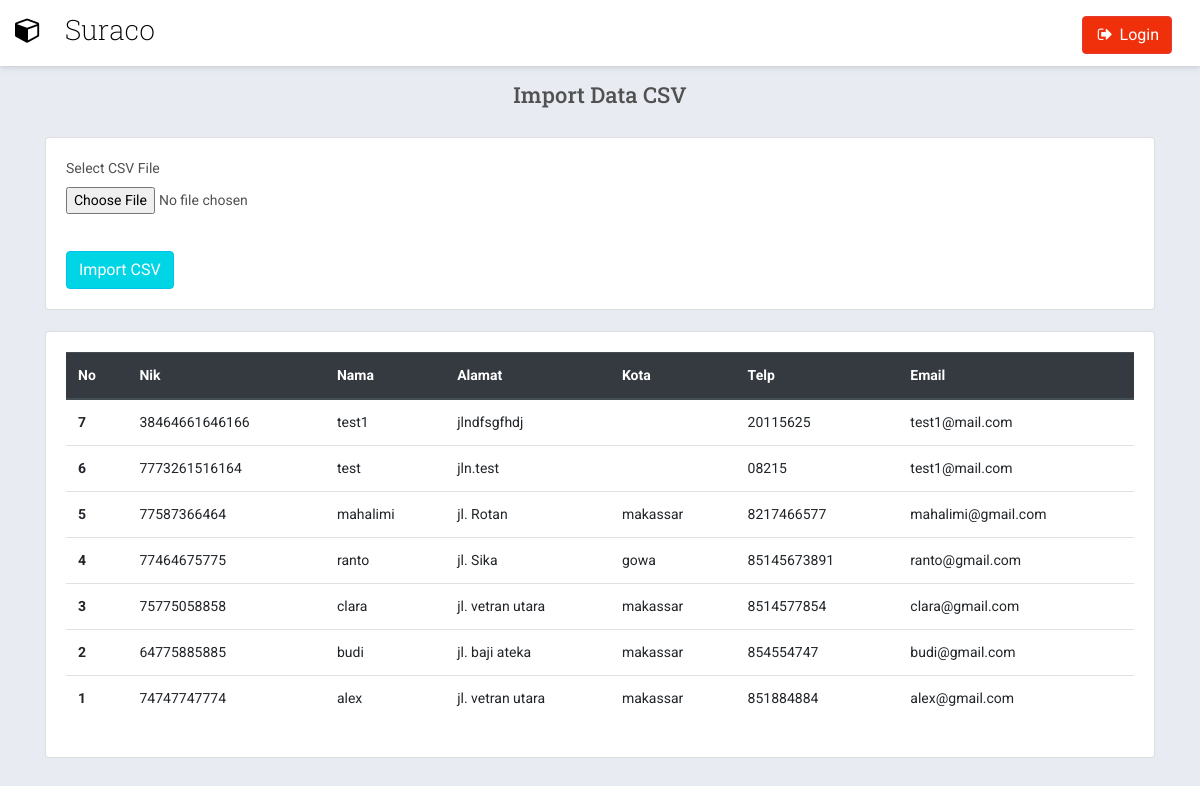
/index.php/importdata, run on the app's committed database.
### tables this page shows
CREATE TABLE `konsumen` (
  `id` int(11) NOT NULL,
  `nik` char(20) NOT NULL,
  `nama` varchar(100) NOT NULL,
  `alamat` varchar(100) NOT NULL,
  `kota` varchar(30) NOT NULL,
  `telp` varchar(13) NOT NULL,
  `email` varchar(50) NOT NULL
);

### application/controllers/Importdata.php (called while the page is built, shortened)
<?php
class Importdata extends CI_Controller {
	public function __construct(){
		$this->load->model('csv_import_model');
		$this->load->library('csvimport');
	}
	function index()
	{
		$data['info'] = $this->csv_import_model->tampilkan();
		$data['judul'] = "Import Data";
		$this->load->view('templates/header', $data);
		$this->load->view('import',$data);
		$this->load->view('templates/footer');
	}
}

### index.php (called while the page is built, shortened)
<?php
require_once BASEPATH.'core/CodeIgniter.php';

### application/models/Csv_import_model.php (called while the page is built, shortened)
<?php
class Csv_import_model extends CI_Model
{
	function tampilkan()
	{
		$query = $this->db->query("SELECT * From konsumen order by id desc");
		return $query->result_array();
	}
}

### application/views/import.php (the view, shortened to what this page needs)
<div class="container box mt-3">
  <h3 align="center">Import Data CSV</h3>
  <br />
  <div class="card">
    <div class="card-body">
      <form method="post" id="import_csv" enctype="multipart/form-data">
        <div class="form-group">
          <label for="csv_file">Select CSV File</label><br>
          <input type="file" name="csv_file" id="csv_file" required accept=".csv" />
        </div>
        <br />
        <button type="submit" name="import_csv" class="btn btn-info" id="import_csv_btn">Import CSV</button>
      </form>
    </div>
  </div>
  <br/>
  <div class="card">
    <div class="card-body">
      <table class="table">
        <thead class="thead-dark">
          <tr>
            <th scope="col">No</th>
            <th scope="col">Nik</th>
            <th scope="col">Nama</th>
            <th scope="col">Alamat</th>
            <th scope="col">Kota</th>
            <th scope="col">Telp</th>
            <th scope="col">Email</th>
          </tr>
        </thead>
        <tbody>
          <?php foreach ($info as $c): ?>
          <tr>
            <th scope="row"><?= $c['id'] ?></th>
            <td><?= $c['nik'] ?></td>
            <td><?= $c['nama'] ?></td>
            <td><?= $c['alamat'] ?></td>
            <td><?= $c['kota'] ?></td>
            <td><?= $c['telp'] ?></td>
            <td><?= $c['email'] ?></td>
          </tr>
        <?php endforeach; ?>
        </tbody>
      </table>
    </div>
  </div>
</div>

### application/views/templates/header.php (shortened to what this page needs)
<!doctype html>
<html lang="en">
<head>
  <link rel="stylesheet" href="https://stackpath.bootstrapcdn.com/bootstrap/4.3.1/css/bootstrap.min.css">
  <link href="<?= base_url().'assets/css/style.css' ?>" rel="stylesheet">
  <link href="<?= base_url().'assets/css/custom_style.css' ?>" rel="stylesheet">
  <link href="<?= base_url().'assets/plugins/font-awesome/css/font-awesome.min.css' ?>" rel="stylesheet">
</head>
<body>
  <header id="navbar">
    <div id="navbar-container" class="boxed">
      <div class="navbar-header">
        <div class="navbar-brand">
          <i class="fa fa-cube brand-icon"></i>
          <div class="brand-title">
            <span class="brand-text">Suraco</span>
          </div>
        </div>
      </div>
      <div class="navbar-content clearfix">
        <ul class="navbar-top-links pull-left">
        </ul>
        <ul class="nav navbar-top-links pull-right">
          <div class="container mt-3">
            <?php if (isset($this->session->uid)) {?>
            <a class="btn btn-danger my-2 my-sm-0" onclick="return confirm('yakin?');" href="<?= base_url().'logout'; ?>"><i class="fa fa-sign-out fa-fw"></i> Logout</a>
          <?php }else{ ?>
            <a class="btn btn-danger my-2 my-sm-0" onclick="return confirm('yakin?');" href="<?= base_url().'login'; ?>"><i class="fa fa-sign-out fa-fw"></i> Login</a>
          <?php } ?>
          </div>
        </ul>
      </div>
    </div>
  </header>

### application/views/templates/footer.php (shortened to what this page needs)
</body>
</html>

### assets/css/custom_style.css (style rules this page uses)
#navbar { position: static; }

### data on the page
konsumen: id "7", nik "38464661646166", nama "test1", alamat "jlndfsgfhdj", telp "20115625", email "test1@mail.com"
konsumen: id "6", nik "7773261516164", nama "test", alamat "jln.test", telp "08215", email "test1@mail.com"
konsumen: id "5", nik "77587366464", nama "mahalimi", alamat "jl. Rotan", kota "makassar", telp "8217466577", email "mahalimi@gmail.com"
konsumen: id "4", nik "77464675775", nama "ranto", alamat "jl. Sika", kota "gowa", telp "85145673891", email "ranto@gmail.com"
konsumen: id "3", nik "75775058858", nama "clara", alamat "jl. vetran utara", kota "makassar", telp "8514577854", email "clara@gmail.com"
konsumen: id "2", nik "64775885885", nama "budi", alamat "jl. baji ateka", kota "makassar", telp "854554747", email "budi@gmail.com"
konsumen: id "1", nik "74747747774", nama "alex", alamat "jl. vetran utara", kota "makassar", telp "851884884", email "alex@gmail.com"
